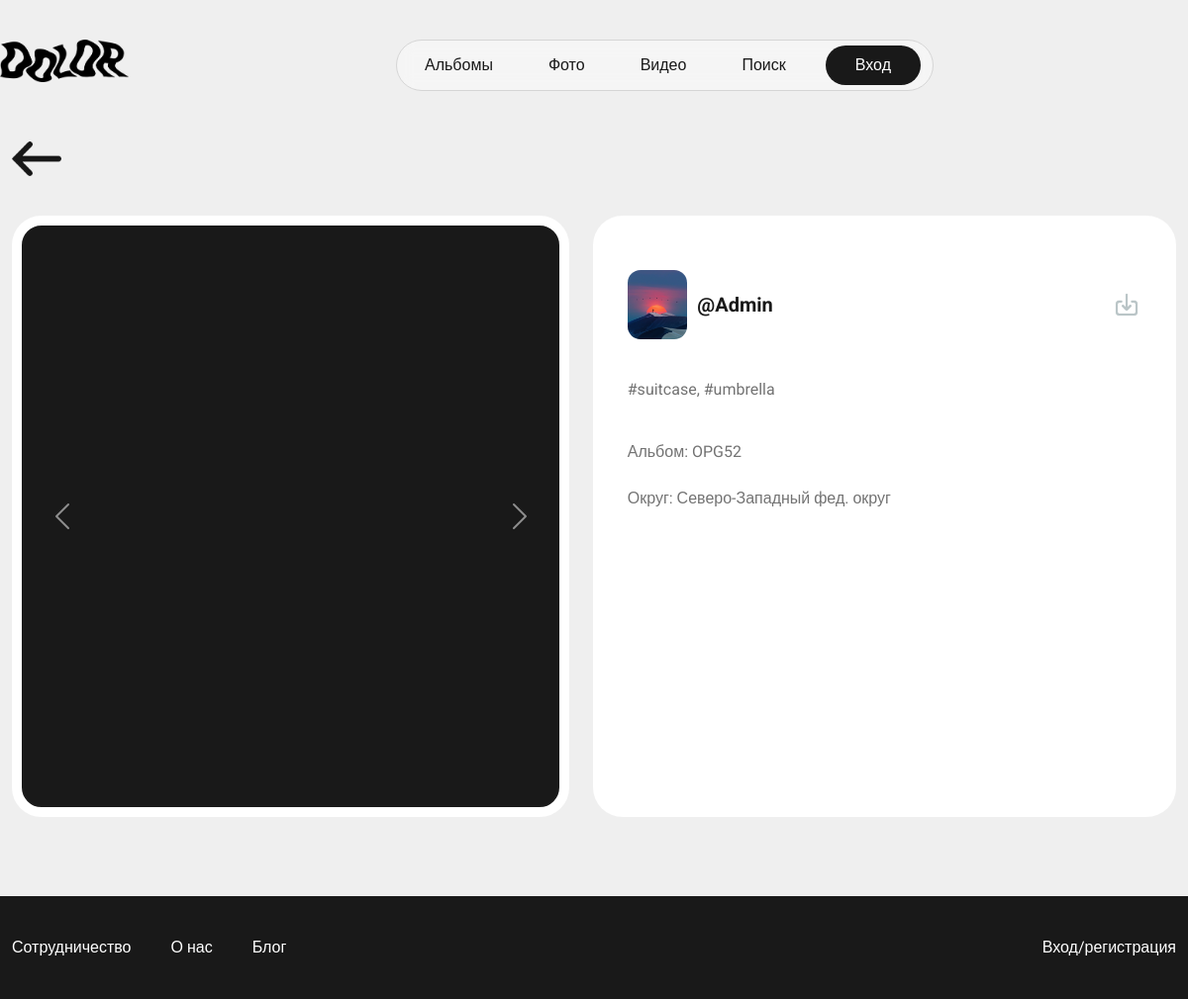
Page /videos/ on the earlier database version.
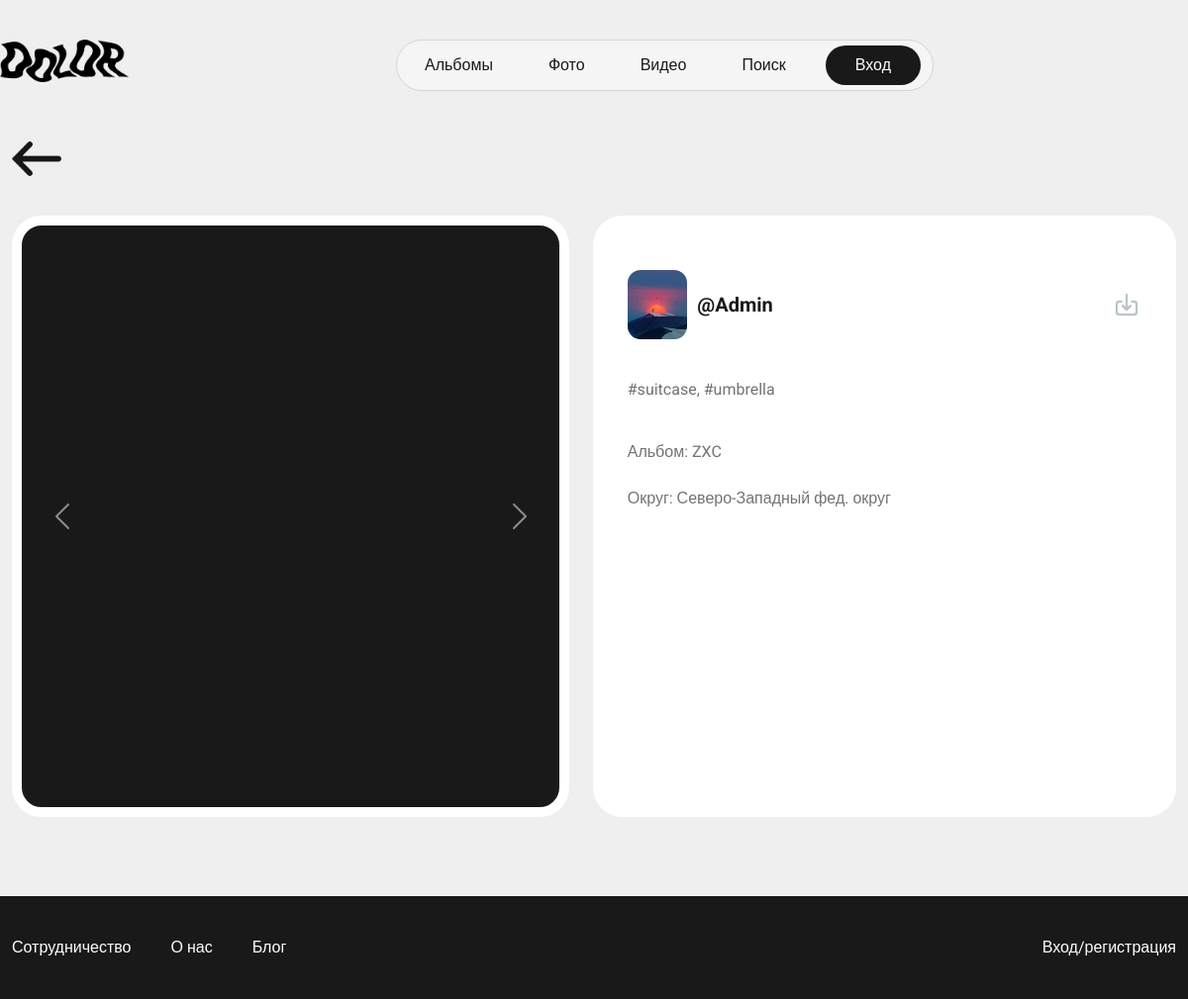
Same page on the later database version.
### project/apps/base/models.py (models this page shows, shortened)
class UploadedVideos(models.Model):
    owner = models.ForeignKey(User, on_delete=models.SET_NULL, null=True)
    video = models.FileField(null=True, upload_to=get_video_upload_path, default="ava1.jpg")
    cover = models.ImageField(null=True, upload_to='videos/covers', default="favicon.png")
    description = models.TextField(null=True, blank=True)
    tags = models.CharField(max_length=256, null=True, blank=True)
    album = models.ForeignKey(Albums, on_delete=models.SET_NULL, null=True, blank=True)
    region = models.ForeignKey(Regions, on_delete=models.SET_NULL, null=True, blank=True)
    created = models.DateTimeField(auto_now_add=True)
    updated = models.DateTimeField(auto_now=True)
    class Meta:
        ordering = ['-id', '-updated']
        verbose_name = 'Uploaded Video'
        verbose_name_plural = 'Uploaded Videos'

class Albums(models.Model):
    owner = models.ForeignKey(User, on_delete=models.SET_NULL, null=True)
    photo = models.ImageField(null=True, upload_to='covers', default="ava1.jpg")
    brightness = models.CharField(max_length=256, null=True, blank=True)
    contrast = models.CharField(max_length=256, null=True, blank=True)
    rotation = models.CharField(max_length=256, null=True, blank=True)
    title = models.CharField(max_length=256, null=True)
    description = models.TextField(null=True, blank=True)
    tags = models.CharField(max_length=256, null=True, blank=True)
    status = models.BooleanField(default=False)
    coauthors = models.ManyToManyField(User, related_name='coauthors', blank=True)
    created = models.DateTimeField(auto_now_add=True)
    updated = models.DateTimeField(auto_now=True)
    class Meta:
        ordering = ['-id', '-updated']
        verbose_name = 'Album'
        verbose_name_plural = 'Albums'
    def __str__(self):
        return self.title

class User(AbstractUser):
    username = models.CharField(max_length=256, null=True)
    email = models.EmailField(unique=True, null=True)
    login = models.CharField(max_length=256, null=True)
    avatar = models.ImageField(null=True, blank=True, upload_to='avatars', default="avatar.svg")
    avatar_brightness = models.CharField(max_length=256, null=True, blank=True)
    avatar_contrast = models.CharField(max_length=256, null=True, blank=True)
    avatar_rotation = models.CharField(max_length=256, null=True, blank=True)
    created = models.DateTimeField(auto_now_add=True)
    updated = models.DateTimeField(auto_now=True)
    USERNAME_FIELD = 'email'
    REQUIRED_FIELDS = ['username']
    class Meta:
        ordering = ['-id', '-updated']
        verbose_name = 'User'
        verbose_name_plural = 'Users'
    def __str__(self):
        return self.username or self.email

class Regions(models.Model):
    name = models.CharField(max_length=256, null=True)
    created = models.DateTimeField(auto_now_add=True)
    updated = models.DateTimeField(auto_now=True)
    class Meta:
        ordering = ['-id', '-updated']
        verbose_name = 'Region'
        verbose_name_plural = 'Regions'
    def __str__(self):
        return self.name

### project/apps/base/views.py (the view)
# urls.py: path('videos/', views.videos, name='videos'),
def videos(request):
    video = models.UploadedVideos.objects.all()
    context = {'videos': video}
    return render(request, 'base/videos.htm', context)

### project/apps/base/templates/base/videos.htm (shortened to what this page needs)
{% extends 'index.htm' %}
{% load static %}
{% block content %}
    <div class="content padding_content">
        <div class="container">
            <a href="{{ request.META.HTTP_REFERER }}" class="arrow_back">
                <img src="{% static 'assets/img/arrow_back.png' %}">
            </a>
            {% for video in videos %}
                {% if video.album.status or video %}
                    <div class="row all_media_full">
                        <div class="col carousel  photo_view_full">
                            <video class="pic photo_view_full_img" autoplay muted loop src="{{ video.video.url }}"></video>
                            <button class="carousel-control-prev" type="button" data-bs-target="#carouselExampleDark" data-bs-slide="prev" id="back">
                                <span class="carousel-control-prev-icon" aria-hidden="true"></span>
                            </button>
                            <button class="carousel-control-next" type="button" data-bs-target="#carouselExampleDark" data-bs-slide="next" id="next">
                                <span class="carousel-control-next-icon" aria-hidden="true"></span>
                            </button>
                        </div>
                        <div class="col photo_view_information">
                            <div class="published_img_info">
                                <div class="view_photo_user_img user_photo_box">
                                    <img src="{{ video.owner.avatar.url }}" class="user_photo_img">
                                </div>
                                <div class="user_name view_user_name">
                                    <a href="{% url 'user_profile' video.owner.id %}" class="heading_txt">@{{ video.owner }}</a>
                                    <a href="{{ video.video.url }}" class="download_btn" download><img src="{% static 'assets/img/download.png' %}"></a>
                                </div>
                            </div>
                            <div class="view_media_description">
                            </div>
                            <div class="view_photo_hashtag_str grey_txt">
                                <p>{{ video.tags }}</p>
                            </div>
                            <div class="view_photo_album_str grey_txt">Альбом: {% if video.album is None %} Без альбома {% else %} {{ video.album }} {% endif %}</div>
                            <div class="view_photo_album_str grey_txt">Округ: {% if video.region is None %} Н/У {% else %} {{ video.region }} {% endif %}</div>
                        </div>
                    </div>
                {% endif %}
            {% endfor %}
        </div>
    </div>
{% endblock %}

Differences in the rows shown:
changed UploadedVideos "#suitcase, #umbrella": album "OPG52" → "ZXC"
